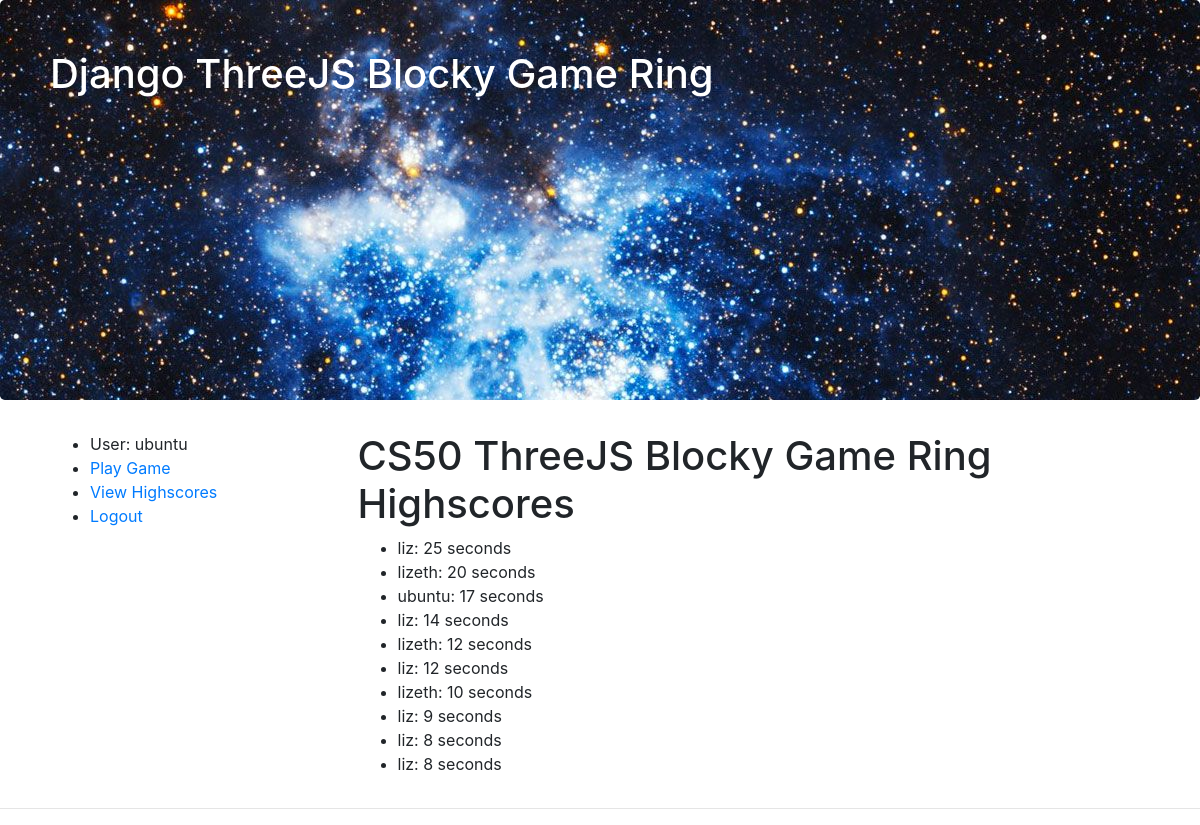
/view_highscores (signed in), run on the app's committed database.
### asteroids/models.py (models this page shows, shortened)
class Highscore(models.Model):
    username = models.CharField(max_length=200)
    besttime = models.IntegerField(default=0)

### asteroids/views.py (the view)
# urls.py: path("view_highscores", views.view_highscores, name="view_highscores"),
def view_highscores(request):
    highscores=Highscore.objects.all().order_by('-besttime')[:10]
    return render(request, 'highscores.html', {'highscores':highscores})

### retrogaming/templates/highscores.html
{% extends "base_generic.html" %}
{% block content %}
  {% if user.is_authenticated %}
    <h1>CS50 ThreeJS Blocky Game Ring Highscores</h1>
    <ul>
      {% for highscore in highscores %}
      <li>
        {{highscore.username}}: {{highscore.besttime}} seconds
      </li>
      {% endfor %}
    </ul>
  {% endif %}
{% endblock %}

### retrogaming/templates/base_generic.html (shortened to what this page needs)
<!DOCTYPE html>
{% load static %}
<html>
<head>
  <link rel="stylesheet" href="https://stackpath.bootstrapcdn.com/bootstrap/4.1.1/css/bootstrap.min.css"
>
  <link rel="stylesheet" href="{% static 'css/index.css' %}">
</head>
<body>
  <container>
    <h1 class="jumbotron">Django ThreeJS Blocky Game Ring</h1>
    <div class="row">
      <div class="col-3 sidebar-left">
        {% block sidebar %}
        <ul>
          {% if user.is_authenticated %}
            <li>User: {{ user.get_username }}</li>
            <li><a href="{% url 'play_game'%}?next={{request.path}}">Play Game</a></li>
            <li><a href="{% url 'view_highscores'%}?next={{request.path}}">View Highscores</a></li>
            <li><a href="{% url 'logout'%}?next={{request.path}}">Logout</a></li>
          {% else %}
            <li><a href="{% url 'login'%}?next={{request.path}}">Login</a></li>
            <li><a href="{% url 'signup'%}">Register</a></li>
            <li><a href="{% url 'view_highscores'%}?next={{request.path}}">View Highscores</a></li>
          {% endif %}
        </ul>
        {% endblock %}
      </div>
      <div class="col">
        <main>
          {% block content %}
          {% endblock %}
        </main>
      </div>
    </div>
    <hr>
  </container>
</body>
</html>

### static/css/index.css (style rules this page uses)
.sidebar-left { margin-left: 50px; }
.jumbotron { background-image: url("images/1.jpg"); -webkit-background-size: cover; -moz-background-size: cover; -o-background-size: cover; background-size: cover; padding: 50px; min-height: 400px; color: #ffffff; }

### data on the page
Highscore: username "liz", besttime "25"
Highscore: username "lizeth", besttime "20"
Highscore: username "ubuntu", besttime "17"
Highscore: username "liz", besttime "14"
Highscore: username "lizeth", besttime "12"
Highscore: username "liz", besttime "12"
Highscore: username "lizeth", besttime "10"
Highscore: username "liz", besttime "9"
Highscore: username "liz", besttime "8"
Highscore: username "liz", besttime "8"

### other printed values
{{ user.get_username }} "ubuntu"
